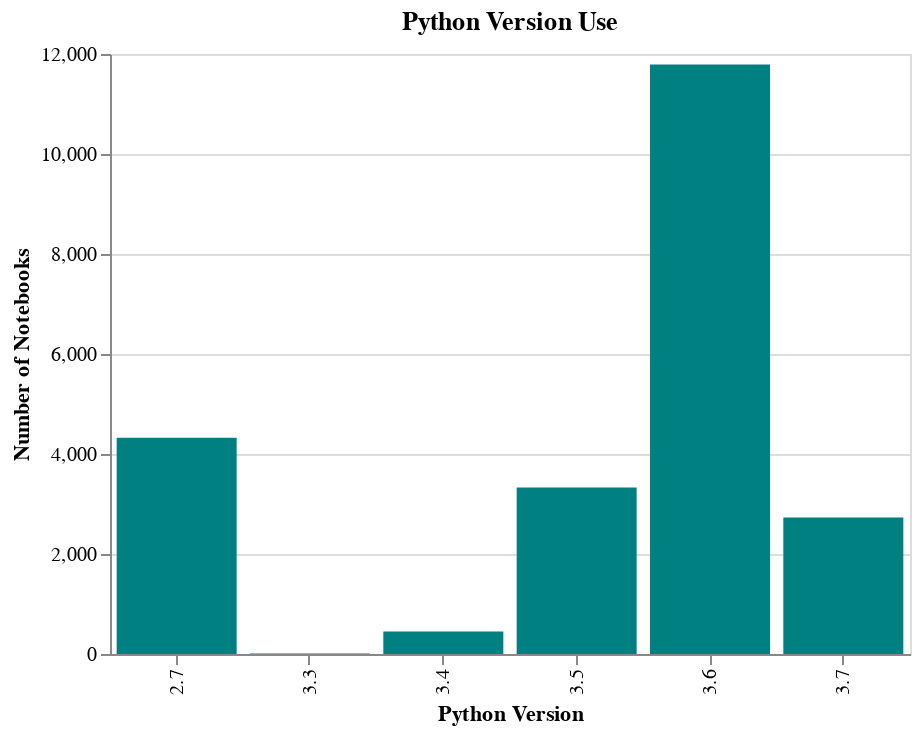

The cell this chart's notebook holds for it:
### Markdown cell above
# Python Version Use

### Code cell
counts = pd.Series(notebooks.python_version[notebooks.python_version != '']).value_counts()
counts = pd.DataFrame(counts).reset_index().rename(columns={'index':'version','python_version':'counts'})
counts.version = counts.version.astype('float')
counts = counts.sort_values(by='version')

alt.Chart(counts, width = 400, title = 'Python Version Use').mark_bar(color='teal').encode(
    alt.X('version:O', title = "Python Version"),
    alt.Y('counts', title = 'Number of Notebooks')
)

### Figure 1 — Vega-Lite specification as saved in the notebook (floating-point values rounded to 4 significant figures)
{"$schema": "https://vega.github.io/schema/vega-lite/v3.3.0.json", "config": {"mark": {"tooltip": null}, "view": {"height": 300, "width": 400}}, "data": {"name": "data-3500bafd7c59497fe163a8fad8651305"}, "datasets": {"data-3500bafd7c59497fe163a8fad8651305": [{"counts": 4327, "version": 2.7}, {"counts": 10, "version": 3.3}, {"counts": 449, "version": 3.4}, {"counts": 3329, "version": 3.5}, {"counts": 11791, "version": 3.6}, {"counts": 2728, "version": 3.7}]}, "encoding": {"x": {"field": "version", "title": "Python Version", "type": "ordinal"}, "y": {"field": "counts", "title": "Number of Notebooks", "type": "quantitative"}}, "mark": {"color": "teal", "type": "bar"}, "title": "Python Version Use", "width": 400}
